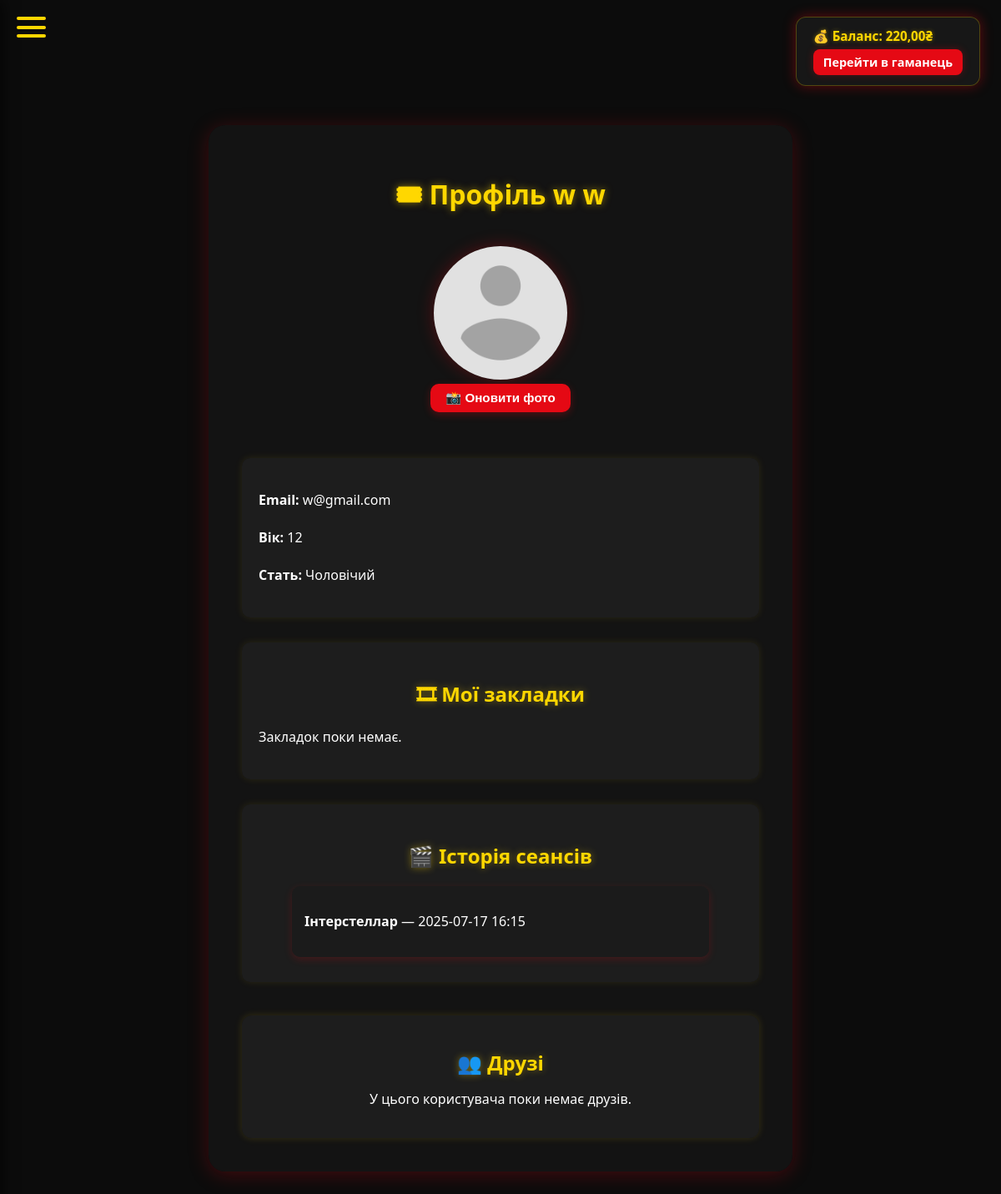
Page /profile/1/ (signed in) on the committed database.
### schedule/models.py (models this page shows, shortened)
class Viewer(models.Model):
    user = models.OneToOneField(
        settings.AUTH_USER_MODEL,
        on_delete=models.CASCADE,
        related_name='viewer',
        null=True,
        blank=True
    )
    first_name = models.CharField(max_length=100, blank=True, null=True)
    last_name = models.CharField(max_length=100, blank=True, null=True)
    email = models.EmailField(blank=True, null=True)
    age = models.PositiveIntegerField(blank=True, null=True)
    gender = models.CharField(
        max_length=10,
        choices=[("male", "Чоловічий"), ("female", "Жіночий")],
        blank=True,
        null=True
    )
    avatar = models.ImageField(
        upload_to="profile_images/",
        default="profile_images/standart_avatar.png"
    )
    is_online = models.BooleanField(default=False)  # 👈 хто зараз дивиться
    @property
    def sessions(self):
        return Session.objects.filter(seats__viewer=self).distinct()

class Wallet(models.Model):
    viewer = models.OneToOneField(Viewer, on_delete=models.CASCADE, related_name='wallet')
    balance = models.DecimalField(max_digits=10, decimal_places=2, default=0.00)
    updated_at = models.DateTimeField(auto_now=True)

class CustomUser(AbstractUser):
    username = None
    email = models.EmailField(unique=True)
    first_name = models.CharField(max_length=100)
    last_name = models.CharField(max_length=100)
    age = models.PositiveIntegerField(null=True, blank=True)
    gender = models.CharField(
        max_length=10,
        choices=[("male", "Чоловічий"), ("female", "Жіночий")],
        null=True,
        blank=True
    )
    avatar = models.ImageField(
        upload_to="profile_images/",
        default="profile_images/standart_avatar.png"
    )
    USERNAME_FIELD = "email"
    REQUIRED_FIELDS = []
    objects = CustomUserManager()

class Session(models.Model):
    movie = models.ForeignKey(Movie, on_delete=models.CASCADE)
    hall = models.ForeignKey(Hall, on_delete=models.CASCADE)
    datetime = models.DateTimeField()
    price = models.DecimalField(
        max_digits=6,
        decimal_places=2,
        default=120.00,
        verbose_name="Ціна квитка"
    )  # 💰

class Movie(models.Model):
    title = models.CharField(max_length=255)
    short_description = models.TextField(verbose_name="Короткий опис", blank=True, null=True)
    full_description = models.TextField(verbose_name="Повний опис", blank=True, null=True)
    genres = models.ManyToManyField('Genre', related_name='movies', verbose_name="Жанри")
    release_year = models.IntegerField()
    image = models.ImageField(upload_to='movie_images/', null=True, blank=True)
    has_online_viewing = models.BooleanField(default=False, verbose_name="Є онлайн перегляд")
    video_file = models.FileField(
        upload_to='movie_videos/',
        null=True,
        blank=True,
        verbose_name="Відео для онлайн перегляду"
    )
    has_trailer = models.BooleanField(default=False, verbose_name="Є трейлер")
    trailer_file = models.FileField(
        upload_to='movie_trailers/',
        null=True,
        blank=True,
        verbose_name="Файл трейлера"
    )

### schedule/views.py (the view)
# urls.py: path('profile/<int:viewer_id>/', views.profile, name='profile'),
@login_required
def profile(request, viewer_id):
    viewer = get_object_or_404(Viewer, id=viewer_id)
    user = request.user
    can_edit = viewer.user == user
    me = request.user.viewer
    if request.method == 'POST' and can_edit:
        form = AvatarUpdateForm(request.POST, request.FILES, instance=user)
        if form.is_valid():
            form.save()
            viewer.avatar = user.avatar
            viewer.save(update_fields=['avatar'])
            return redirect('profile', viewer_id=viewer.id)
    else:
        form = AvatarUpdateForm(instance=user)
    bookmarks = viewer.bookmarks.select_related('movie')
    friend_status = _friendship_status(me, viewer)
    friends_list = Viewer.objects.filter(
        models.Q(friendship_from__to_viewer=viewer, friendship_from__status='accepted') |
        models.Q(friendship_to__from_viewer=viewer, friendship_to__status='accepted')
    ).distinct()
    return render(request, 'profile.html', {
        'viewer': viewer,
        'form': form,
        'sessions': viewer.sessions,
        'bookmarks': bookmarks,
        'can_edit': can_edit,
        'friend_status': friend_status,
        'friends_list': friends_list,
    })

### schedule/views.py (called while the page is built, shortened)
def _friendship_status(me: Viewer, other: Viewer) -> str:
    if me.id == other.id:
        return 'self'

### schedule/templates/profile.html (shortened to what this page needs)
{% extends 'base.html' %}
{% block content %}
{% load static %}
{% if can_edit %}
  <div class="wallet-info">
    <p>💰 Баланс: <strong>{{ viewer.wallet.balance }}₴</strong></p>
    <a href="{% url 'wallet' %}" class="btn-wallet">Перейти в гаманець</a>
  </div>
{% endif %}
<div class="profile-container">
    <h1>🎟 Профіль {{ viewer.first_name }} {{ viewer.last_name }}</h1>
    <div class="avatar-wrapper">
        {% if viewer.user.avatar %}
            <img src="{{ viewer.user.avatar.url }}" alt="Аватар" class="avatar-img" id="avatarPreview">
        {% else %}
            <img src="{{ MEDIA_URL }}profile_images/standart_avatar.png" alt="Стандартний аватар" class="avatar-img" id="avatarPreview">
        {% endif %}
        {% if can_edit %}
        <form method="post" enctype="multipart/form-data" class="avatar-form" id="avatarForm">
            <button type="button" class="avatar-btn" onclick="chooseAvatar()">📸 Оновити фото</button>
        </form>
        {% endif %}
    </div>
    <div class="info">
        <p><strong>Email:</strong> {{ viewer.email }}</p>
        <p><strong>Вік:</strong> {{ viewer.age|default:"—" }}</p>
        <p><strong>Стать:</strong> {{ viewer.get_gender_display|default:"—" }}</p>
    </div>
    <div class="bookmarks">
        <h2>🎞 Мої закладки</h2>
        {% for bookmark in bookmarks %}
            <div class="bookmark">
                <p><strong>{{ bookmark.movie.title }}</strong> —
                <span class="status">{{ bookmark.get_status_display }}</span>
                {% if bookmark.user_rating %}
                    | ⭐ Ваша оцінка: {{ bookmark.user_rating }}/10
                {% endif %}
                </p>
            </div>
        {% empty %}
            <p>Закладок поки немає.</p>
        {% endfor %}
    </div>
    <div class="sessions">
        <h2>🎬 Історія сеансів</h2>
        {% for session in sessions %}
            <div class="session">
                <p><strong>{{ session.movie.title }}</strong> — {{ session.datetime|date:"Y-m-d H:i" }}</p>
            </div>
        {% empty %}
            <p>Немає відвіданих сеансів.</p>
        {% endfor %}
    </div>
    <div class="friends-mini">
        <h2>👥 Друзі</h2>
        {% if friends_list %}
            <div class="friends-grid">
                {% for f in friends_list %}
                    <a href="{% url 'profile' f.id %}" class="friend-card">
                        {% if f.avatar %}
                            <img src="{{ f.avatar.url }}" alt="{{ f.first_name }}">
                        {% else %}
                            <img src="{{ MEDIA_URL }}profile_images/standart_avatar.png" alt="{{ f.first_name }}">
                        {% endif %}
                        <p>{{ f.first_name }} {{ f.last_name }}</p>
                    </a>
                {% endfor %}
            </div>
        {% else %}
            <p>У цього користувача поки немає друзів.</p>
        {% endif %}
    </div>
</div>
{% endblock %}

### schedule/templates/base.html (style rules this page uses)
:root { --sidebar-width: 250px; }
* { box-sizing: border-box; }
body { font-family: 'Poppins', 'Segoe UI', Tahoma, Geneva, Verdana, sans-serif; background-color: #0c0c0c; color: #fff; margin: 0; padding: 20px; background-image: url('https://www.transparenttextures.com/patterns/dark-mosaic.png'); overflow-x: hidden; }

### schedule/templates/profile.html (style rules this page uses)
* { box-sizing: border-box; }
body { font-family: 'Poppins', 'Segoe UI', Tahoma, Geneva, Verdana, sans-serif; background-color: #0c0c0c; color: #fff; margin: 0; padding: 40px 20px; background-image: url('https://www.transparenttextures.com/patterns/dark-mosaic.png'); }
.wallet-info { position: fixed; top: 20px; right: 25px; background: rgba(25, 25, 25, 0.92); border: 1px solid rgba(255, 215, 0, 0.25); border-radius: 12px; padding: 12px 20px; z-index: 1000; box-shadow: 0 0 15px rgba(229, 9, 20, 0.4); color: #fff; font-size: 0.95rem; backdrop-filter: blur(6px); transition: transform 0.3s ease, box-shadow 0.3s ease, opacity 0.4s ease; opacity: 0; animation: fadeIn 0.8s ease forwards; }
.wallet-info p { margin: 0 0 6px; color: #FFD700; font-weight: 600; text-shadow: 0 0 5px rgba(255, 215, 0, 0.4); }
.btn-wallet { display: inline-block; background: #e50914; color: #fff; padding: 6px 12px; border-radius: 8px; text-decoration: none; font-weight: bold; font-size: 0.9rem; transition: background-color 0.3s ease, transform 0.2s ease; box-shadow: 0 0 10px rgba(229, 9, 20, 0.3); }
.profile-container { margin: 50px auto; background: rgba(20, 20, 20, 0.93); padding: 40px; max-width: 700px; border-radius: 20px; box-shadow: 0 4px 25px rgba(229, 9, 20, 0.25); text-align: center; position: relative; animation: fadeIn 0.8s ease; }
h1 { color: #FFD700; margin-bottom: 30px; font-size: 2rem; text-shadow: 0 0 10px rgba(255, 215, 0, 0.5); }
.avatar-wrapper { position: relative; display: inline-block; margin-bottom: 25px; }
.avatar-img { width: 160px; height: 160px; border-radius: 50%; object-fit: cover; box-shadow: 0 0 20px rgba(229, 9, 20, 0.3); transition: transform 0.3s ease, box-shadow 0.3s ease; }
.avatar-btn { background-color: #e50914; border: none; padding: 8px 18px; color: white; border-radius: 10px; cursor: pointer; font-weight: bold; font-size: 0.95rem; transition: background-color 0.3s ease, transform 0.2s ease; box-shadow: 0 3px 10px rgba(229, 9, 20, 0.3); }
.info, .bookmarks, .sessions { margin-top: 30px; text-align: left; background-color: rgba(30, 30, 30, 0.95); padding: 20px; border-radius: 10px; line-height: 1.8; box-shadow: 0 0 10px rgba(255, 215, 0, 0.1); }
.bookmarks h2, .sessions h2 { color: #FFD700; margin-bottom: 15px; text-align: center; text-shadow: 0 0 10px rgba(255, 215, 0, 0.4); }
.bookmark, .session { background-color: rgba(28, 28, 28, 0.95); padding: 12px 15px; border-radius: 10px; margin: 10px auto; max-width: 500px; box-shadow: 0 3px 10px rgba(229, 9, 20, 0.2); transition: transform 0.2s ease, box-shadow 0.2s ease; }
.friends-mini { margin-top: 40px; background: rgba(30, 30, 30, 0.95); padding: 20px; border-radius: 12px; box-shadow: 0 0 10px rgba(255, 215, 0, 0.15); text-align: center; }
.friends-mini h2 { color: #FFD700; margin-bottom: 15px; text-shadow: 0 0 10px rgba(255, 215, 0, 0.4); }
@media (min-width: 992px) { body { padding: 40px 20px; } }

### rows in the picture
Viewer: wallet.balance "220,00", first_name "w", last_name "w", user.avatar (picture), email "w@gmail.com", age "12", gender "Чоловічий"
Session: movie "Інтерстеллар", datetime "2025-07-17 16:15"
